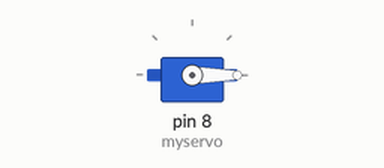
A sketch run on a simulated Arduino Uno, built with avr-gcc and run on an emulated ATmega328P. Shown: servo.

Above: at 0.05 s.
At 4.0 s:
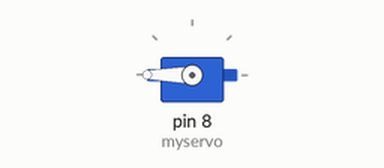
Timing chart, 0 to 5.2 s (numbered marks = the images above):
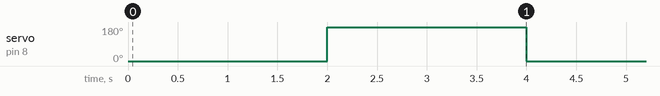

Measured:
- by itself, servo on pin 8 (myservo): alternates 180° for 2.0 s and 0° for 2.0 s

The sketch:

Sprayer_Function.ino.ino
```cpp
#include <Servo.h>
Servo myservo;

void setup() {
 myservo.attach(8);

}

void loop() {
  myservo.write(0);         //0도 회전해라
  delay(2000);             //2초 쉬어라
  myservo.write(180);     //180도 회전해라
  delay(2000);    //2초 쉬어라
}
```
